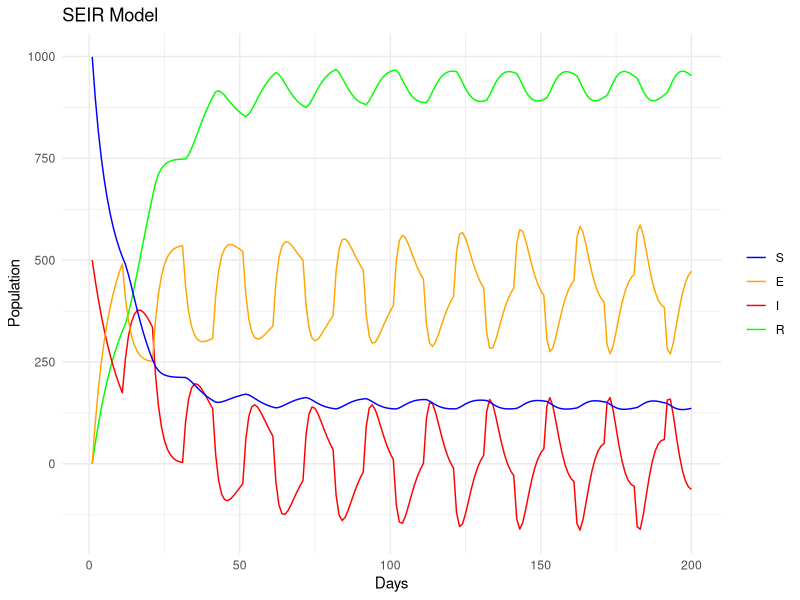
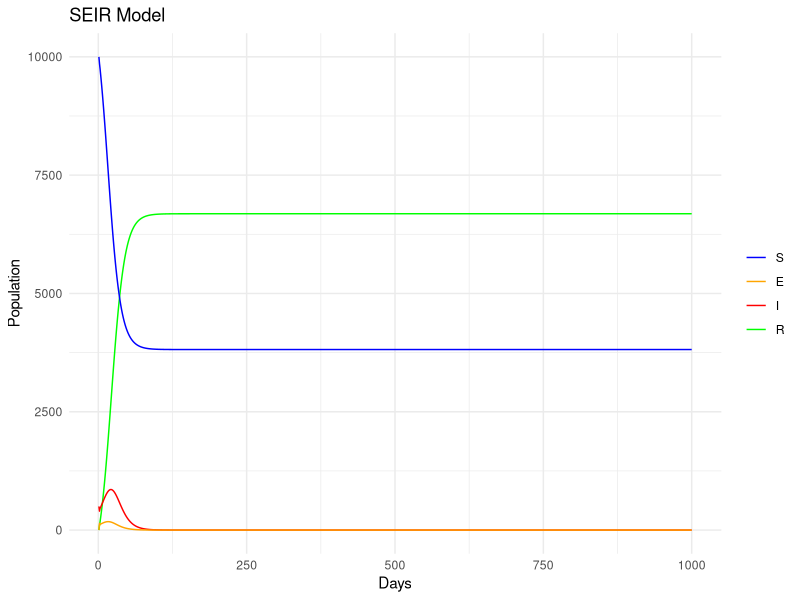

Write R code to recreate these figures, in order.
## ---- chunk 1
knitr::opts_chunk$set(echo = TRUE)
library(tidyverse)
## ---- chunk 2
# SEIR model function
seir_model_lag <- function(S0, E0, I0, R0, beta, sigma, gamma, w, days) {
  N <- S0 + E0 + I0 + R0 # Total population
  dt <- 1 # Time step (in days)
  
  # Initialize vectors to store the compartment sizes over time
  S <- numeric(days)
  E <- numeric(days)
  I <- numeric(days)
  R <- numeric(days)
  # Initialize vectors to store the compartment sizes over time
  dS <- numeric(days)
  dE_history <- numeric(days)
  dI <- numeric(days)
  dR <- numeric(days)
  
  # Set initial values
  S[1] <- S0
  E[1] <- E0
  dE_history[1] <- 0
  I[1] <- I0
  R[1] <- R0
  
  # Time loop
  for(t in 1:(days-1)) {
    dS <- -beta * S[t] * I[t] / N * dt
    if (t <= w) {
      dE <- (beta * S[t] * I[t] / N) * dt
      dI <- (0 - gamma * I[t]) * dt
      dR <- gamma * I[t] * dt
    }
    else {
      dE <- (beta * S[t] * I[t] / N - dE_history[(t-w)]) * dt
      dI <- (dE_history[(t-w)] - gamma * I[t]) * dt
      dR <- gamma * I[t] * dt
    }
    # Update states
    S[t+1] <- S[t] + dS
    E[t+1] <- E[t] + dE
    dE_history[t] <- dE
    I[t+1] <- I[t] + dI
    R[t+1] <- R[t] + dR
  }
  
  # Combine the results into a data frame
  results <- data.frame(day = 1:days, S = S, E = E, I = I, R = R)
  return(results)
}
# Example usage
S0 <- 999
E0 <- 0
I0 <- 500
R0 <- 0
beta <- 0.3
sigma <- 1/5
gamma <- 1/10
w <- 10
days <- 200

results <- seir_model_lag(S0, E0, I0, R0, beta, sigma, gamma, w, days)

# Transform the data to long format
results_long <- pivot_longer(results, cols = c(S, E, I, R), names_to = "Compartment", values_to = "Count")

# Adjust the Compartment variable to have a specific factor level for correct legend order
results_long$Compartment <- factor(results_long$Compartment, levels = c("R", "I", "E", "S"))

# Plot using ggplot
ggplot(results_long, aes(x = day, y = Count, color = Compartment)) +
  geom_line() +
  scale_color_manual(values = c("S" = "blue", "E" = "orange", "I" = "red", "R" = "green")) +
  labs(x = "Days", y = "Population", title = "SEIR Model") +
  theme_minimal() +
  theme(legend.title = element_blank()) +
  guides(color = guide_legend(reverse = TRUE))
## ---- chunk 3
seir_model_lag_corrected <- function(S0, E0, I0, R0, beta, sigma, gamma, w, days) {
  N <- S0 + E0 + I0 + R0 # Total population
  dt <- 1 # Time step
  
  # Initialize compartments
  S <- numeric(days)
  E <- numeric(days)
  I <- numeric(days)
  R <- numeric(days)
  
  # Initialize change trackers
  newE <- numeric(days)
  
  # Queue to manage the lag for E to I transition
  E_to_I_queue <- rep(0, w + 1)
  
  # Set initial values
  S[1] <- S0
  E[1] <- E0
  I[1] <- I0
  R[1] <- R0
  
  for(t in 1:(days-1)) {
    # Calculate new exposures
    newE[t] <- beta * S[t] * I[t] / N * dt
    
    # Update the queue for transitions from E to I
    if (t >= w + 1) {
      # Move individuals from E to I after lag
      transitionEtoI <- E_to_I_queue[1] # Individuals transitioning today
    } else {
      transitionEtoI <- 0
    }
    
    # Update compartments
    dS <- -newE[t]
    dE <- newE[t] - transitionEtoI
    dI <- transitionEtoI - gamma * I[t] * dt
    dR <- gamma * I[t] * dt
    
    # Apply updates
    S[t+1] <- S[t] + dS
    E[t+1] <- E[t] + dE
    I[t+1] <- I[t] + dI
    R[t+1] <- R[t] + dR
    
    # Update the E_to_I_queue
    E_to_I_queue <- c(E_to_I_queue[-1], newE[t]) # Remove the first element and append the new exposures
    # unique, dengue, kenneth, add backwardsness, multiple Es from diff sources or same source
    # Ensure no negative counts
    # E[t+1] <- max(E[t+1], 0)
    # I[t+1] <- max(I[t+1], 0)
    E[t+1] <- E[t+1]
    I[t+1] <- I[t+1]
  }
  
  # Combine the results into a data frame
  results <- data.frame(day = 1:days, S = S, E = E, I = I, R = R)
  return(results)
}

# Example usage
S0 <- 9999
E0 <- 0
I0 <- 500
R0 <- 0
beta <- 0.3
sigma <- 1/5
gamma <- 1/5
w <- 0
days <- 1000

# Example usage with your parameters
results <- seir_model_lag_corrected(S0, E0, I0, R0, beta, sigma, gamma, w, days)

# Transform the data to long format
results_long <- pivot_longer(results, cols = c(S, E, I, R), names_to = "Compartment", values_to = "Count")

# Adjust the Compartment variable to have a specific factor level for correct legend order
results_long$Compartment <- factor(results_long$Compartment, levels = c("R", "I", "E", "S"))

# Plot using ggplot
ggplot(results_long, aes(x = day, y = Count, color = Compartment)) +
  geom_line() +
  scale_color_manual(values = c("S" = "blue", "E" = "orange", "I" = "red", "R" = "green")) +
  labs(x = "Days", y = "Population", title = "SEIR Model") +
  theme_minimal() +
  theme(legend.title = element_blank()) +
  guides(color = guide_legend(reverse = TRUE))
